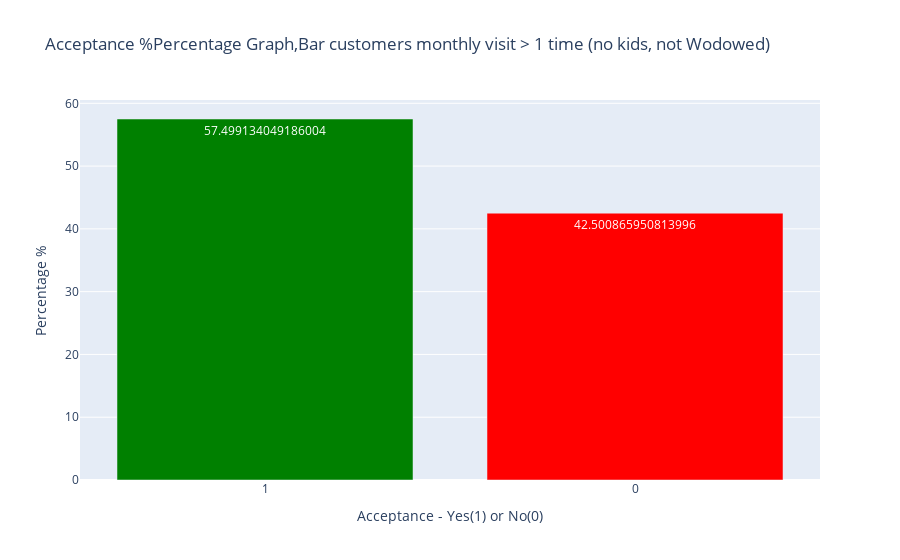
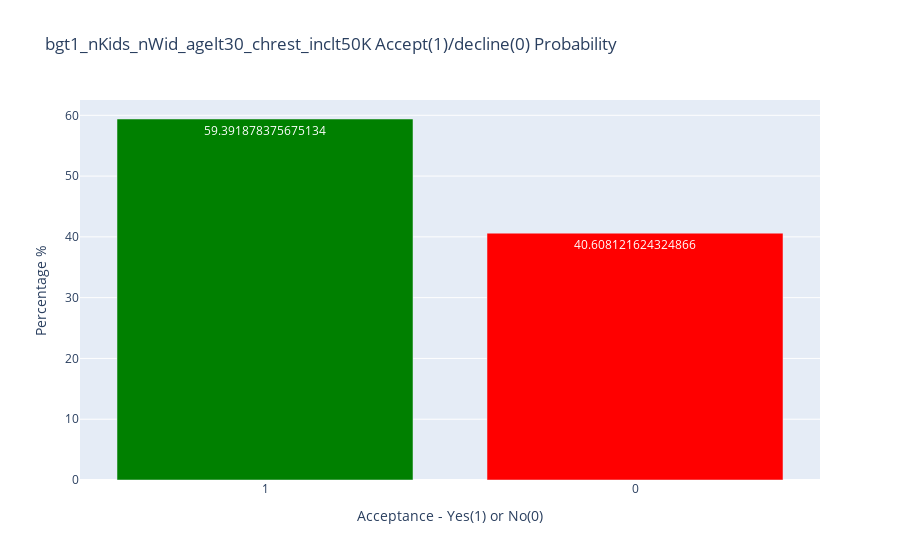
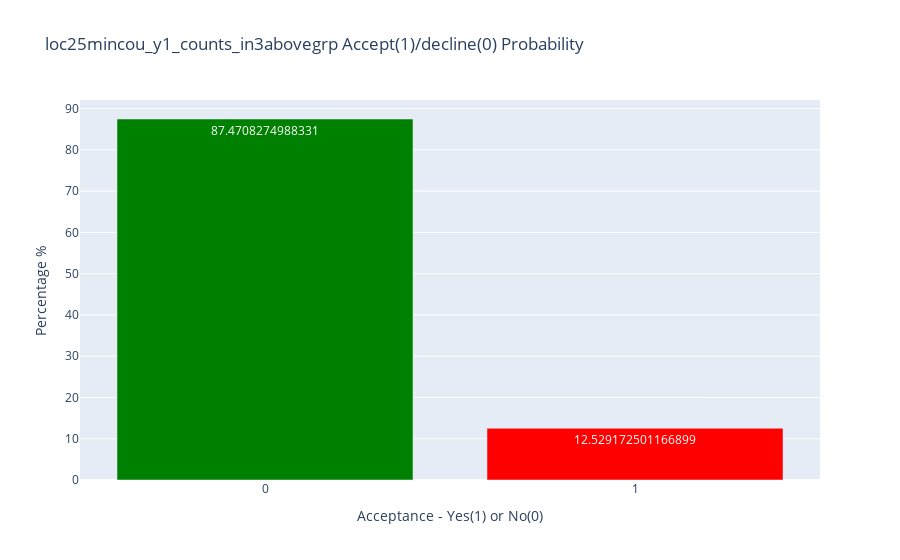

Write notebook code for charts like these, in order.
### Markdown cell above
6. Compare the acceptance rates between those drivers who:

- go to bars more than once a month, had passengers that were not a kid, and were not widowed *OR*
- go to bars more than once a month and are under the age of 30 *OR*
- go to cheap restaurants more than 4 times a month and income is less than 50K.

### Code cell
#-----
bar_gt_1_vlues = ['1~3', '4~8', 'gt8']
bargt1 = data[data['Bar'].isin(bar_gt_1_vlues)]

pass_notkids = ['Alone', 'Friend(s)', 'Partner']
bargt1_no_kids = data[data['passanger'].isin(pass_notkids)]

exclude_grp = ['Widowed']
bargt1_no_kids_notwidow = bargt1_no_kids[~bargt1_no_kids['maritalStatus'].isin(exclude_grp)]
value_counts_BarGT1_nkids_nwidow = bargt1_no_kids_notwidow['Y'].value_counts(normalize=True) * 100

value_counts_bargt1_no_kids_notwidow_y_1 = bargt1_no_kids_notwidow.query('Y == 1')
#value_counts_bargt1_no_kids_notwidow_y_1.head()

# Creating a bar graph with values displayed
colors = [ 'green', 'red']
fig5 = go.Figure(data=go.Bar(x=value_counts_BarGT1_nkids_nwidow.index.astype(str), y=value_counts_BarGT1_nkids_nwidow.values, text=value_counts_BarGT1_nkids_nwidow.values, textposition='auto', marker=dict(color=colors)))
# Customizing the layout
fig5.update_layout(title='Acceptance %Percentage Graph,Bar customers monthly visit > 1 time (no kids, not Wodowed)', xaxis_title='Acceptance - Yes(1) or No(0)', yaxis_title='Percentage %')
# Displaying the graph
fig5.show()

def create_barplot(data_index, data_values, title_desc):

    plt.figure(figsize=(8, 6))
    plt.bar(data_index, data_values)
    plt.xlabel(title_desc)
    plt.ylabel('count')
    plt.title(title_desc)
    plt.xticks(rotation=45)
    plt.show()

def create_acceptprob_barplot(val_index, values, title_desc):

    colors = [ 'green', 'red']
    fig5 = go.Figure(data=go.Bar(x=val_index.astype(str), y=values, text=values, textposition='auto', marker=dict(color=colors)))
    fig5.update_layout(title=title_desc , xaxis_title='Acceptance - Yes(1) or No(0)', yaxis_title='Percentage %')
    fig5.show()

#-----
#bargt1_no_kids_notwidow - (DataFrame)group go to bars more than once a month, no kid in passengers and not widowed
include_age = ['26', '21']
bargt1_age_lt30 = bargt1[bargt1['age'].isin(include_age)]
#bargt1_age_lt30 - (DataFrame)group go to bars more than once a month and age under 30.
#print(data['coupon'].value_counts())
include_cheap_rest = ['Restaurant(<20)']
only_cheap_rest = data[data['coupon'].isin(include_cheap_rest)]
income_list_lt50k = ['$25000 - $37499', '$12500 - $24999', '$37500 - $49999']
cheap_rest_lt50k = only_cheap_rest[only_cheap_rest['income'].isin(income_list_lt50k)]
#print(cheap_rest_lt50k['income'].value_counts())
#cheap_rest_lt50k - (DataFrame)cheap restaurants more than 4 times a month and income is less than 50K

#Data Merge to perform Analysis, vertical merge is being done below to include all the records.
#bargt1_no_kids_notwidow - (DataFrame)group go to bars more than once a month, no kid in passengers and not widowed
#bargt1_age_lt30 - (DataFrame)group go to bars more than once a month and age under 30.
#cheap_rest_lt50k - (DataFrame)cheap restaurants more than 4 times a month and income is less than 50K


#-------
bargt1_nokids_notwidow_agelt30 = pd.concat([bargt1_no_kids_notwidow, bargt1_age_lt30], axis=0).reset_index()
#print("bargt1_no_kids_notwidow shape:",bargt1_nokids_notwidow_agelt30.shape)
#print("bargt1_age_lt30 shape:", bargt1_age_lt30.shape)
#print("bargt1_nokids_notwidow_agelt30 shape:",bargt1_nokids_notwidow_agelt30.shape)
bargt1_nokids_notwidow_agelt30_cheap_rest_lt50Kinc = pd.concat([bargt1_nokids_notwidow_agelt30, cheap_rest_lt50k], axis=0).reset_index()
#print("bargt1_nokids_notwidow_agelt30_cheap_rest_lt50Kinc shape:", bargt1_nokids_notwidow_agelt30_cheap_rest_lt50Kinc.shape)
#loc25mincou_y1_counts = value_counts_bargt1_no_kids_notwidow_y_1['toCoupon_GEQ25min'].value_counts(normalize=True) * 100
#create_acceptprob_barplot(loc25mincou_y1_counts.index.astype(str), loc25mincou_y1_counts.values, 'loc25min-to-coupon-destiAccept %Per Graph,Bar customers monthly visit>1 time (no kids,not Wodowed):\nAccept(1) or Decline(0) Probability location-5-min-to-coupon-destination')
bgt1_nKids_nWid_agelt30_chrest_inclt50K_count=bargt1_nokids_notwidow_agelt30_cheap_rest_lt50Kinc['Y'].value_counts(normalize=True) * 100
create_acceptprob_barplot(bgt1_nKids_nWid_agelt30_chrest_inclt50K_count.index.astype(str),bgt1_nKids_nWid_agelt30_chrest_inclt50K_count.values, 'bgt1_nKids_nWid_agelt30_chrest_inclt50K Accept(1)/decline(0) Probability')

loc25mincou_y1_counts_in3abovegrp = bargt1_nokids_notwidow_agelt30_cheap_rest_lt50Kinc['toCoupon_GEQ25min'].value_counts(normalize=True) * 100
loc15mincou_y1_counts_in3abovegrp = bargt1_nokids_notwidow_agelt30_cheap_rest_lt50Kinc['toCoupon_GEQ15min'].value_counts(normalize=True) * 100
loc5mincou_y1_counts_in3abovegrp = bargt1_nokids_notwidow_agelt30_cheap_rest_lt50Kinc['toCoupon_GEQ5min'].value_counts(normalize=True) * 100

create_acceptprob_barplot(loc25mincou_y1_counts_in3abovegrp.index.astype(str), loc25mincou_y1_counts_in3abovegrp.values, 'loc25mincou_y1_counts_in3abovegrp Accept(1)/decline(0) Probability')
create_acceptprob_barplot(loc15mincou_y1_counts_in3abovegrp.index.astype(str), loc15mincou_y1_counts_in3abovegrp.values, 'loc15mincou_y1_counts_in3abovegrp Accept(1)/decline(0) Probability')
create_acceptprob_barplot(loc5mincou_y1_counts_in3abovegrp.index.astype(str), loc5mincou_y1_counts_in3abovegrp.values, 'loc5mincou_y1_counts_in3abovegrp Accept(1)/decline(0) Probability')

# Observation
#In these three groups of people
#bargt1_nokids_notwidow_agelt30,
#bargt1_age_lt30 &
#bargt1_nokids_notwidow_agelt30.

#59.39% accepted the coupon and 40.60% declined the coupons.
#100% of the people accepted the coupon if the coupon destination is 5 mins away 
#53.5% of the people accepted the coupon if the coupn destination is 15 mins away.
#Only 12.5% of the people accepted the coupn if the coupon destination is 25 mins away.
#Conclusion Always offer coupons to the nearest destinations preferably less than 5 min's away.

#-----

### Figure 1 — Plotly figure (JSON) as saved in the notebook; plotly's stock layout.template omitted (floating-point values rounded to 4 significant figures)
{"data": [{"marker": {"color": ["green", "red"]}, "text": [57.5, 42.5], "textposition": "auto", "type": "bar", "x": ["1", "0"], "y": [57.5, 42.5]}], "layout": {"title": {"text": "Acceptance %Percentage Graph,Bar customers monthly visit > 1 time (no kids, not Wodowed)"}, "xaxis": {"title": {"text": "Acceptance - Yes(1) or No(0)"}}, "yaxis": {"title": {"text": "Percentage %"}}}}

### Figure 2 — Plotly figure (JSON) as saved in the notebook; plotly's stock layout.template omitted (floating-point values rounded to 4 significant figures)
{"data": [{"marker": {"color": ["green", "red"]}, "text": [59.39, 40.61], "textposition": "auto", "type": "bar", "x": ["1", "0"], "y": [59.39, 40.61]}], "layout": {"title": {"text": "bgt1_nKids_nWid_agelt30_chrest_inclt50K Accept(1)/decline(0) Probability"}, "xaxis": {"title": {"text": "Acceptance - Yes(1) or No(0)"}}, "yaxis": {"title": {"text": "Percentage %"}}}}

### Figure 3 — Plotly figure (JSON) as saved in the notebook; plotly's stock layout.template omitted (floating-point values rounded to 4 significant figures)
{"data": [{"marker": {"color": ["green", "red"]}, "text": [87.47, 12.53], "textposition": "auto", "type": "bar", "x": ["0", "1"], "y": [87.47, 12.53]}], "layout": {"title": {"text": "loc25mincou_y1_counts_in3abovegrp Accept(1)/decline(0) Probability"}, "xaxis": {"title": {"text": "Acceptance - Yes(1) or No(0)"}}, "yaxis": {"title": {"text": "Percentage %"}}}}
